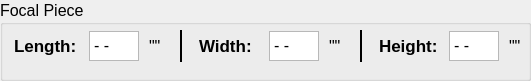
            <widget class="QGroupBox" name="focal_group_box">
             <property name="geometry">
              <rect>
               <x>40</x>
               <y>260</y>
               <width>531</width>
               <height>81</height>
              </rect>
             </property>
             <property name="font">
              <font>
               <pointsize>12</pointsize>
              </font>
             </property>
             <property name="title">
              <string>Focal Piece</string>
             </property>
             <widget class="QWidget" name="layoutWidget_9">
              <property name="geometry">
               <rect>
                <x>10</x>
                <y>30</y>
                <width>521</width>
                <height>32</height>
               </rect>
              </property>
              <layout class="QHBoxLayout" name="focal_hor_layout">
               <item>
                <widget class="QLabel" name="focal_length_label">
                 <property name="maximumSize">
                  <size>
                   <width>65</width>
                   <height>16777215</height>
                  </size>
                 </property>
                 <property name="font">
                  <font>
                   <pointsize>13</pointsize>
                   <weight>75</weight>
                   <bold>true</bold>
                  </font>
                 </property>
                 <property name="text">
                  <string>Length:</string>
                 </property>
                </widget>
               </item>
               <item>
                <widget class="QPlainTextEdit" name="focal_len_pt_edit">
                 <property name="maximumSize">
                  <size>
                   <width>50</width>
                   <height>30</height>
                  </size>
                 </property>
                 <property name="plainText">
                  <string>- -</string>
                 </property>
                 <property name="backgroundVisible">
                  <bool>false</bool>
                 </property>
                </widget>
               </item>
               <item>
                <widget class="QLabel" name="focal_len_inch_label">
                 <property name="maximumSize">
                  <size>
                   <width>15</width>
                   <height>16777215</height>
                  </size>
                 </property>
                 <property name="font">
                  <font>
                   <pointsize>12</pointsize>
                  </font>
                 </property>
                 <property name="text">
                  <string>&quot;&quot;</string>
                 </property>
                </widget>
               </item>
               <item>
                <widget class="Line" name="focal_lw_line">
                 <property name="sizePolicy">
                  <sizepolicy hsizetype="Minimum" vsizetype="Minimum">
                   <horstretch>5</horstretch>
                   <verstretch>0</verstretch>
                  </sizepolicy>
                 </property>
                 <property name="maximumSize">
                  <size>
                   <width>15</width>
                   <height>16777215</height>
                  </size>
                 </property>
                 <property name="font">
                  <font>
                   <pointsize>13</pointsize>
                   <weight>75</weight>
                   <bold>true</bold>
                  </font>
                 </property>
                 <property name="frameShadow">
                  <enum>QFrame::Plain</enum>
                 </property>
                 <property name="lineWidth">
                  <number>2</number>
                 </property>
                 <property name="orientation">
                  <enum>Qt::Vertical</enum>
                 </property>
                </widget>
               </item>
               <item>
                <widget class="QLabel" name="focal_width_label">
                 <property name="maximumSize">
                  <size>
                   <width>60</width>
                   <height>16777215</height>
                  </size>
                 </property>
                 <property name="font">
                  <font>
                   <pointsize>13</pointsize>
                   <weight>75</weight>
                   <bold>true</bold>
                  </font>
                 </property>
                 <property name="text">
                  <string>Width:</string>
                 </property>
                </widget>
               </item>
               <item>
                <widget class="QPlainTextEdit" name="focal_width_pt_edit">
                 <property name="maximumSize">
                  <size>
                   <width>50</width>
                   <height>30</height>
                  </size>
                 </property>
                 <property name="plainText">
                  <string>- -</string>
                 </property>
                 <property name="backgroundVisible">
                  <bool>false</bool>
                 </property>
                </widget>
               </item>
               <item>
                <widget class="QLabel" name="focal_width_inch_label">
                 <property name="maximumSize">
                  <size>
                   <width>15</width>
                   <height>16777215</height>
                  </size>
                 </property>
                 <property name="font">
                  <font>
                   <pointsize>12</pointsize>
                  </font>
                 </property>
                 <property name="text">
                  <string>&quot;&quot;</string>
                 </property>
                </widget>
               </item>
               <item>
                <widget class="Line" name="focal_wh_line">
                 <property name="sizePolicy">
                  <sizepolicy hsizetype="Minimum" vsizetype="Minimum">
                   <horstretch>5</horstretch>
                   <verstretch>0</verstretch>
                  </sizepolicy>
                 </property>
                 <property name="maximumSize">
                  <size>
                   <width>15</width>
                   <height>16777215</height>
                  </size>
                 </property>
                 <property name="font">
                  <font>
                   <pointsize>13</pointsize>
                   <weight>75</weight>
                   <bold>true</bold>
                  </font>
                 </property>
                 <property name="frameShadow">
                  <enum>QFrame::Plain</enum>
                 </property>
                 <property name="lineWidth">
                  <number>2</number>
                 </property>
                 <property name="orientation">
                  <enum>Qt::Vertical</enum>
                 </property>
                </widget>
               </item>
               <item>
                <widget class="QLabel" name="focal_height_label">
                 <property name="maximumSize">
                  <size>
                   <width>60</width>
                   <height>16777215</height>
                  </size>
                 </property>
                 <property name="font">
                  <font>
                   <pointsize>13</pointsize>
                   <weight>75</weight>
                   <bold>true</bold>
                  </font>
                 </property>
                 <property name="text">
                  <string>Height:</string>
                 </property>
                </widget>
               </item>
               <item>
                <widget class="QPlainTextEdit" name="focal_height_pt_edit">
                 <property name="maximumSize">
                  <size>
                   <width>50</width>
                   <height>30</height>
                  </size>
                 </property>
                 <property name="plainText">
                  <string>- -</string>
                 </property>
                 <property name="backgroundVisible">
                  <bool>false</bool>
                 </property>
                </widget>
               </item>
               <item>
                <widget class="QLabel" name="focal_height_inch_label">
                 <property name="maximumSize">
                  <size>
                   <width>15</width>
                   <height>16777215</height>
                  </size>
                 </property>
                 <property name="font">
                  <font>
                   <pointsize>12</pointsize>
                  </font>
                 </property>
                 <property name="text">
                  <string>&quot;&quot;</string>
                 </property>
                </widget>
               </item>
              </layout>
             </widget>
            </widget>
